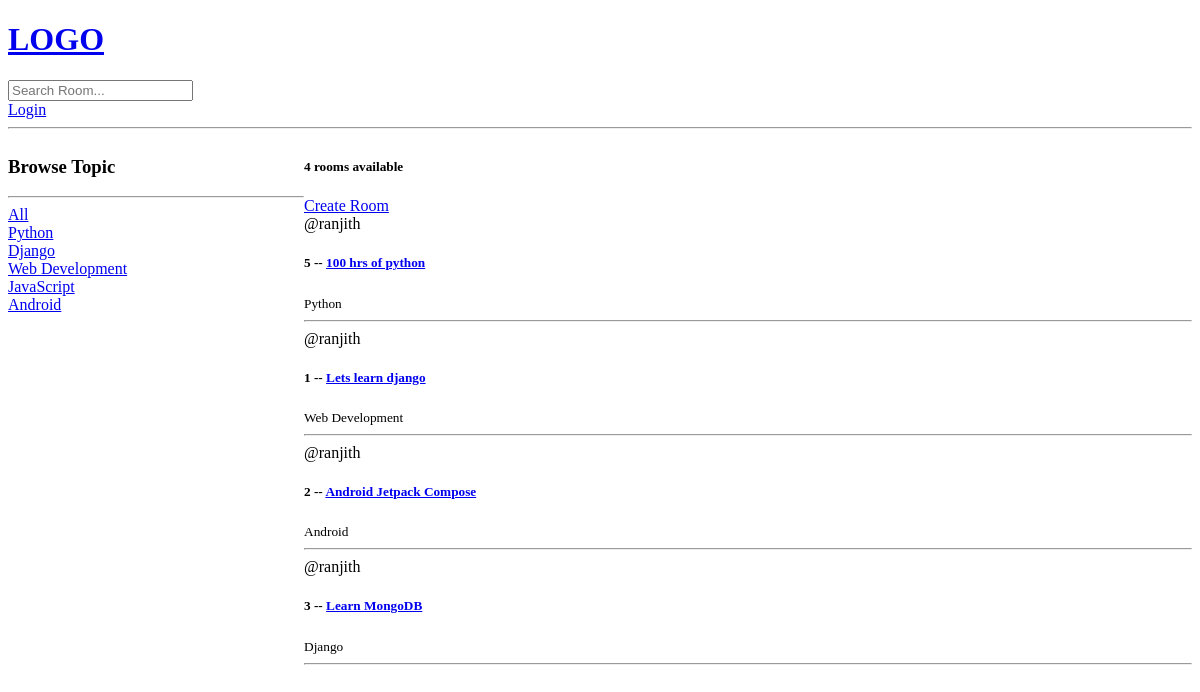
The app's page /, older data.
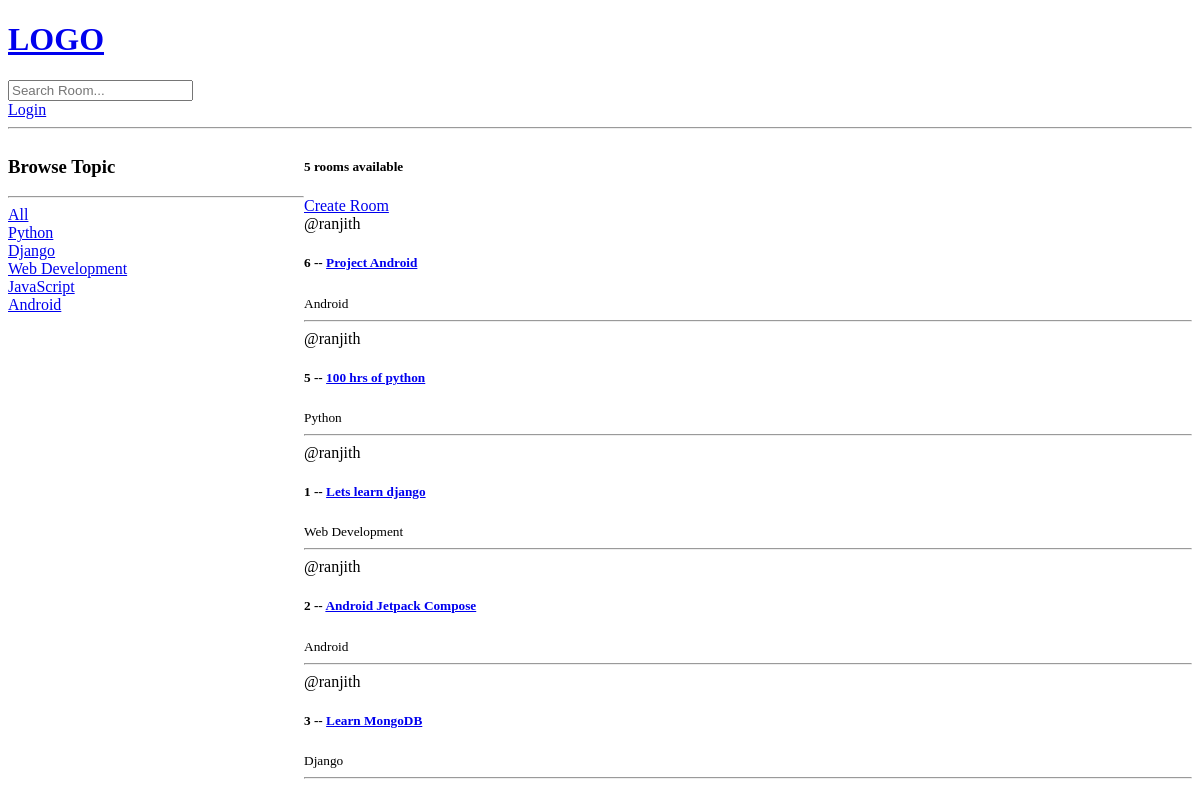
The same page, newer data.
### base/models.py (models this page shows, shortened)
class Topic(models.Model):
    name = models.CharField(max_length=200)

class Room(models.Model):
    host = models.ForeignKey(User, on_delete = models.SET_NULL, null=True)
    topic = models.ForeignKey(Topic, on_delete = models.SET_NULL, null=True) #SET_NULL will set the contents to null if a room is deleted
    name = models.CharField(max_length=200)
    description = models.TextField(null=True, blank=True)
    updated = models.DateTimeField(auto_now = True)
    created = models.DateTimeField(auto_now_add = True) # this will just save the time when it was created
    class Meta:
        ordering = ["-updated", "-created"]

### base/views.py (the view)
# urls.py: path("", views.home, name="home"),
def home(request):
    q = request.GET.get('q') if request.GET.get('q') != None else ''    # '' will fetch the entire dataset
    rooms = Room.objects.filter(
        Q(topic__name__icontains = q) |  # syntax for contains querry
        Q(name__icontains = q) |
        Q(description__icontains = q)
        )
    topics = Topic.objects.all()
    room_count = rooms.count()
    context = {'rooms': rooms, 'topics': topics, 'room_count':room_count}
    return render(request, "base/home.html", context)                    # passing the rooms dict to the html file

### base/templates/base/home.html (shortened to what this page needs)
{% extends "main.html" %}
{% block content %}
<div class="home-container">
    <div>
        <h3>Browse Topic</h3>
        <hr>
        <div>
            <a href="{% url 'home' %}">All</a>
        </div>
        {% for topic in topics%}
            <div>
                <a href="{% url 'home' %}?q={{topic.name}}">{{topic.name}}</a>
            </div>
        {% endfor %}
    </div>
    <div>
        <h5>{{room_count}} rooms available</h5>
        <a href="{% url 'create-room' %}"> Create Room</a>
    <div>
        {% for room in rooms %}
            <div>
                <span> @{{room.host.username}} </span>
                <h5> {{room.id}} -- <a href="{% url 'room' room.id%}">{{room.name}}</a></h5>
                <small>{{room.topic.name}}</small>
                <hr>
            </div>
        {% endfor %}
    </div>
    </div>
</div>
{% endblock content %}

Row changes from the older to the newer data that the page shows:
added Room: host.username "ranjith", id "6", name "Project Android", topic.name "Android"
Text that changed along with them:
{{ room_count }}: "4" → "5"
